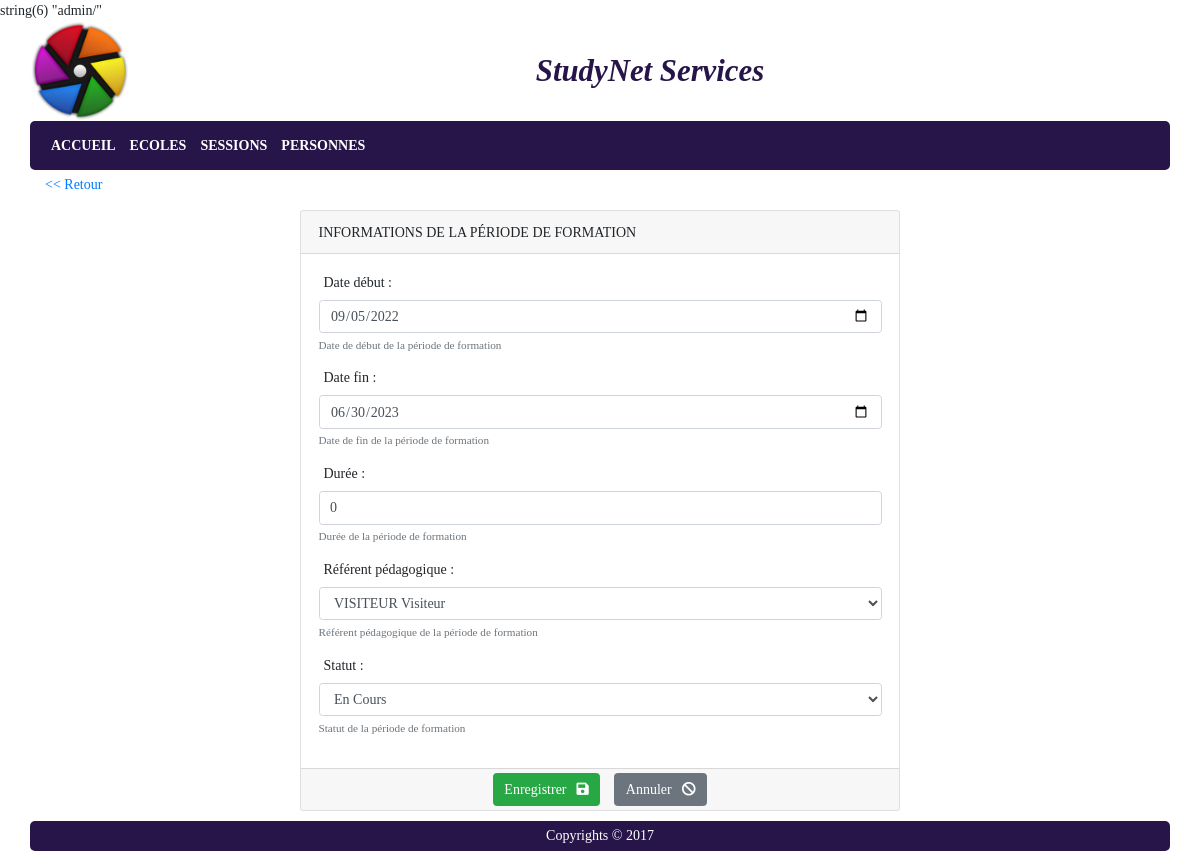
The app's page /index.php?p=periodesformation&a=editpf&idpf=46 (signed in) with its own data.
### tables this page shows
CREATE TABLE `periodeformation` (
  `pf_id` int NOT NULL AUTO_INCREMENT,
  `pf_datedebut` date NOT NULL,
  `pf_datefin` date NOT NULL,
  `pf_duree` int NOT NULL,
  `promo_id` int NOT NULL,
  `resp_id` int DEFAULT NULL,
  `statpf_id` int NOT NULL DEFAULT '1',
  PRIMARY KEY (`pf_id`),
  KEY `FK_periodeformation_promo_id` (`promo_id`),
  KEY `FK_PERFOR_RESP` (`resp_id`),
  KEY `FK_PF_STATPF` (`statpf_id`),
  CONSTRAINT `FK_PERFOR_RESP` FOREIGN KEY (`resp_id`) REFERENCES `responsablePedago` (`resp_id`),
  CONSTRAINT `FK_periodeformation_promo_id` FOREIGN KEY (`promo_id`) REFERENCES `promotion` (`promo_id`),
  CONSTRAINT `FK_PF_STATPF` FOREIGN KEY (`statpf_id`) REFERENCES `statutpf` (`statpf_id`)
);

### index.php (called while the page is built, shortened)
<?php
	include_once ROOT.'/core/controllers/controller_main.php';

### core/models/DAO.php (called while the page is built, shortened)
<?php
	class DAO{
		private static $dsnserveur = 'mysql:host=%MYSQL_HOST%;port=%MYSQL_PORT%;charset=utf8;dbname=%MYSQL_BDD%';
		private static $user = '';
		private static $pass = '';
		private static $_instance;
		public static function getInstance(){
			self::$dsnserveur = str_replace('%MYSQL_HOST%', getenv('MYSQL_HOST'), self::$dsnserveur);
			self::$dsnserveur = str_replace('%MYSQL_PORT%', getenv('MYSQL_PORT'), self::$dsnserveur);
			self::$dsnserveur = str_replace('%MYSQL_BDD%', getenv('MYSQL_BDD'), self::$dsnserveur);
			self::$user = getenv('MYSQL_USER');
			self::$pass = getenv('MYSQL_PASS');
			if (self::$_instance == null) {
				try{
					self::$_instance = new PDO(self::$dsnserveur, self::$user, self::$pass);
				}catch (PDOException $ex){
					exit($ex->getMessage());
				}
			}
			return self::$_instance;
		}
	}
?>

### core/models/model_promotion.php (called while the page is built, shortened)
<?php
include_once ROOTMODELS.'DAO.php';
class Promotion {
	private $id, $libelle, $idEcole;
	public function __construct($id = 0, $libelle = '', $idEcole = 0){
		$this->id = $id;
	}
	public function getId(){
		return $this->id;
	}
	public static function getById($id){
		$SQLStmt = DAO::getInstance()->prepare("SELECT * FROM promotion WHERE promo_id = :idpromo");
		$SQLStmt->bindValue(':idpromo', $id);
		$SQLStmt->execute();
		$SQLRow = $SQLStmt->fetchObject();
		$newPromo = new Promotion($SQLRow->promo_id, $SQLRow->promo_libelle, $SQLRow->eco_id);
		$newPromo->setPf(Periodeformation::getListeFromPromo($newPromo));
		return $newPromo;
	}
	public static function getByIdPf($id){
		$SQLQuery = 'SELECT promo_id FROM periodeformation ';
		$SQLQuery .= 'WHERE pf_id = :idpf';
		$SQLStmt = DAO::getInstance()->prepare($SQLQuery);
		$SQLStmt->bindValue(':idpf', $id);
		$SQLStmt->execute();
		$SQLRow = $SQLStmt->fetchObject();
		$newPromo = Promotion::getById($SQLRow->promo_id);
		return $newPromo;
	}
}

### core/models/model_periodeformation.php (called while the page is built, shortened)
<?php
include_once ROOTMODELS.'DAO.php';
include_once ROOTMODELS.'model_etudiant.php';
include_once ROOTMODELS.'model_responsablepedago.php';
include_once ROOTMODELS.'model_statutperiodeformation.php';
class Periodeformation {
	public function __construct($id = 0, $datedebut = '', $datefin = '', $idPromo = 0, $idstatut = 1, $duree = 0){
		$this->statut = StatutPeriodeFormation::getById($idstatut);
	}
	public static function getListeFromPromo(Promotion $promo = null){
		$SQLQuery = 'SELECT pf_id ';
		$SQLQuery .= 'FROM periodeformation ';
		$SQLQuery .= 'WHERE promo_id = :idpromo ';
		$SQLQuery .= 'ORDER BY pf_datedebut DESC, pf_datefin DESC';
		$SQLStmt = DAO::getInstance()->prepare($SQLQuery);
		$SQLStmt->bindValue(':idpromo', $promo->getId());
		$SQLStmt->execute();
		$retVal = array();
		while ($SQLRow = $SQLStmt->fetchObject()){
			$newPf = Periodeformation::getById($SQLRow->pf_id);
			$retVal[] = $newPf;
		}
		return $retVal;
	}
	public static function getById($id){
		$SQLStmt = DAO::getInstance()->prepare("SELECT * FROM periodeformation WHERE pf_id = :idpf");
		$SQLStmt->bindValue(':idpf', $id);
		$SQLStmt->execute();
		$SQLRow = $SQLStmt->fetchObject();
		$newPf = new Periodeformation($SQLRow->pf_id, $SQLRow->pf_datedebut, $SQLRow->pf_datefin, $SQLRow->promo_id, $SQLRow->statpf_id);
		$newPf->fillStudents(Etudiant::getListeFromPf($SQLRow->pf_id));
		$newPf->setUnitesenseignement(UniteEnseignement::getListeFromPf($SQLRow->pf_id));
		$newPf->setModules(Module::getListeFromPf($SQLRow->pf_id));
		$newPf->setResponsable(ResponsablePedago::getById($SQLRow->resp_id));
		return $newPf;
	}
}

### core/models/model_statutperiodeformation.php (called while the page is built, shortened)
<?php
include_once ROOTMODELS.'DAO.php';
class StatutPeriodeFormation{
	private $statpf_id, $statpf_libelle;
	public function __construct($id = 0, $libelle = ''){
		$this->statpf_id = $id;
		$this->statpf_libelle = $libelle;
	}
	public function getId(){
		return $this->statpf_id;
	}
	public static function getById($id){
		$SQLStmt = DAO::getInstance()->prepare("SELECT * FROM statutpf WHERE statpf_id = :idstatut");
		$SQLStmt->bindValue(':idstatut', $id);
		$SQLStmt->execute();
		$SQLRow = $SQLStmt->fetchObject();
		$newStatut = new StatutPeriodeFormation($SQLRow->statpf_id, $SQLRow->statpf_libelle);
		return $newStatut;
	}
	public static function getListe(){
		$SQLStmt = DAO::getInstance()->prepare("SELECT * FROM statutpf ORDER BY statpf_libelle");
		$SQLStmt->execute();
		$retVal = array();
		while ($SQLRow = $SQLStmt->fetchObject()){
			$newStatut = new StatutPeriodeFormation($SQLRow->statpf_id, $SQLRow->statpf_libelle);
			$retVal[] = $newStatut;
		}
		return $retVal;
	}
	public function __toString(){
		return $this->statpf_libelle;
	}
}
?>

### core/models/model_etudiant.php (called while the page is built, shortened)
<?php
	include_once ROOTMODELS.'DAO.php';
	include_once ROOTMODELS.'model_promotion.php';
	include_once ROOTMODELS.'model_personne.php';
	class Etudiant extends Personne {
		public static function getListeFromPf($idPf = 0){
			$SQLQuery = 'SELECT * FROM etudiant INNER JOIN personne ON etudiant.pers_id = personne.pers_id ';
			$SQLQuery .= 'INNER JOIN integrer ON etudiant.etu_id = integrer.etu_id ';
 			$SQLQuery .= 'WHERE pf_id = :idpf ORDER BY pers_nom, pers_prenom';
			$SQLStmt = DAO::getInstance()->prepare($SQLQuery);
			$SQLStmt->bindValue(':idpf', $idPf);
			$SQLStmt->execute();
			$retVal = array();
			while ($SQLRow = $SQLStmt->fetchObject()){
				$newEtud = new Etudiant($SQLRow->etu_id, $SQLRow->pers_nom, $SQLRow->pers_prenom, $SQLRow->pers_email, $SQLRow->etu_photo, $SQLRow->pers_id);
				$retVal[] = $newEtud;
			}
			return $retVal;
		}
	}
?>

### core/models/model_personne.php (called while the page is built, shortened)
<?php
class Personne{
	protected $id, $nom, $prenom, $email;
	public function __construct($id = 0, $nom = '', $prenom = '', $email = ''){
		$this->id = $id;
		$this->nom = $nom;
		$this->prenom = $prenom;
	}
	public function getId(){
		return $this->id;
	}
	public function getNomComplet(){
		return $this->nom.' '.$this->prenom;
	}
	public function __toString(){
	    if ($this->estVisiteur()){
	        return $this->getNom();
        }else{
            return $this->getNomComplet();
        }
	}
    public function estVisiteur(){
        return $this->id == 0;
    }
    public static function getType($idPers){
		$SQLStmt = DAO::getInstance()->prepare("SELECT count(etu_id) FROM etudiant WHERE pers_id = :idpers");
		$SQLStmt->bindValue(':idpers', $idPers);
		$SQLStmt->execute();
        $estetudiant = $SQLStmt->fetchColumn(0);
		$SQLStmt = DAO::getInstance()->prepare("SELECT count(int_id) FROM intervenant WHERE pers_id = :idpers");
		$SQLStmt->bindValue(':idpers', $idPers);
		$SQLStmt->execute();
        $estintervenant = $SQLStmt->fetchColumn(0);
		$SQLStmt = DAO::getInstance()->prepare("SELECT count(resp_id) FROM responsablePedago WHERE pers_id = :idpers");
		$SQLStmt->bindValue(':idpers', $idPers);
		$SQLStmt->execute();
        $estresponsablepedago = $SQLStmt->fetchColumn(0);
        if ($estetudiant){
            $retVal = Etudiant::class;
        }elseif ($estresponsablepedago){
            $retVal = ResponsablePedago::class;
        }elseif ($estintervenant){
            $retVal = Intervenant::class;
        }else{
        	return get_class();
		}
        return $retVal;
    }
    public static function getListe($critere = '*'){
		$SQLQuery = 'SELECT * FROM personne ';
		if (is_array($critere)){
			$SQLQuery = '';
			foreach ($critere as $item => $value){
				if ($value == 'I' OR $value == Intervenant::class){
					$SQLQuery .= 'SELECT personne.* FROM personne INNER JOIN intervenant ON personne.pers_id = intervenant.pers_id ';
				}elseif ($value == 'R' OR $value == ResponsablePedago::class){
					$SQLQuery .= 'SELECT personne.* FROM personne INNER JOIN responsablePedago ON personne.pers_id = responsablePedago.pers_id ';
				}elseif ($value == 'E' OR $value == Etudiant::class){
					$SQLQuery .= 'SELECT personne.* FROM personne INNER JOIN etudiant ON personne.pers_id = etudiant.pers_id ';
				}
				if ($item != array_key_last($critere)){
					$SQLQuery .= 'UNION ';
				}
			}
		}
	    $SQLQuery .= 'ORDER BY pers_nom, pers_prenom';
        $SQLStmt = DAO::getInstance()->prepare($SQLQuery);
        $SQLStmt->execute();
        $retVal = array();
			while ($SQLRow = $SQLStmt->fetchObject()){
				$userType = Personne::getType($SQLRow->pers_id);
				if ($userType == Intervenant::class){
					$idInt = Intervenant::getIdByIdPers($SQLRow->pers_id);
					$newPers = new Intervenant($idInt, $SQLRow->pers_nom, $SQLRow->pers_prenom, $SQLRow->pers_email, $SQLRow->pers_id);
				}elseif ($userType == ResponsablePedago::class){
					$idResp = ResponsablePedago::getIdByIdPers($SQLRow->pers_id);
					$newPers = new ResponsablePedago($idResp, $SQLRow->pers_nom, $SQLRow->pers_prenom, $SQLRow->pers_email, $SQLRow->pers_id);
				}elseif ($userType == Etudiant::class){
					$idEtud = Etudiant::getIdByIdPers($SQLRow->pers_id);
					$newPers = new Etudiant($idEtud, $SQLRow->pers_nom, $SQLRow->pers_prenom, $SQLRow->pers_email, Etudiant::getPhotoById($idEtud), $SQLRow->pers_id);
				}else{
					$newPers = new Personne($SQLRow->pers_id, $SQLRow->pers_nom, $SQLRow->pers_prenom, $SQLRow->pers_email);
				}
				$newPers->fillAuth(User::getById($SQLRow->us_id));
				$retVal[] = $newPers;
			}
        return $retVal;
    }
	public static function getById($id){
		$SQLStmt = DAO::getInstance()->prepare('SELECT * FROM personne WHERE pers_id = :idpers');
		$SQLStmt->bindValue(':idpers', $id);
		$SQLStmt->execute();
		$SQLRow = $SQLStmt->fetchObject();
			$newPers = new Personne($SQLRow->pers_id, $SQLRow->pers_nom, $SQLRow->pers_prenom, $SQLRow->pers_email);
		$newPers->fillAuth(User::getById($SQLRow->us_id));
		return $newPers;
	}
}
?>

### core/models/model_intervenant.php (called while the page is built, shortened)
<?php
	include_once ROOTMODELS.'DAO.php';
	include_once ROOTMODELS . 'model_personne.php';
	class Intervenant extends Personne {
        public static function getIdByIdPers($idPers){
            $SQLQuery = 'SELECT int_id FROM intervenant WHERE pers_id = :idpers';
            $stmt = DAO::getInstance()->prepare($SQLQuery);
            $stmt->bindValue(':idpers', $idPers);
            $stmt->execute();
            $retVal = $stmt->fetchColumn(0);
            return $retVal;
        }
	}
?>

### core/models/model_user.php (called while the page is built, shortened)
<?php
	include_once ROOTMODELS.'DAO.php';
	include_once ROOTMODELS.'model_personne.php';
	include_once ROOTMODELS.'model_etudiant.php';
	include_once ROOTMODELS.'model_intervenant.php';
	include_once ROOTMODELS.'model_responsablepedago.php';
	class User {
		private $id, $login, $password, $isAdmin;
		private $authentified, $exists;
		public function __construct($id = 0, $login = '', $password = ''){
			$this->isAdmin = false;
			$this->exists = false;
		}
		public function isAdmin($admin = null){
		    if (!is_null($admin)){
                $this->isAdmin = $admin;
            }
			return $this->isAdmin;
		}
        public function exists($exists = null){
		    if (!is_null($exists)){
		        $this->exists = $exists;
            }
			return $this->exists;
        }
		public static function getById($id){
		    $SQLQuery = 'SELECT * FROM userAuth WHERE us_id = :idUser';
		    $stmt = DAO::getInstance()->prepare($SQLQuery);
		    $stmt->bindValue(':idUser', $id);
		    $stmt->execute();
		    if ($stmt->rowCount() > 0){
                $SQLRow = $stmt->fetchObject();
                $newUser = new User($SQLRow->us_id, $SQLRow->us_login, $SQLRow->us_password);
                $newUser->isAdmin($SQLRow->us_isadmin);
                $newUser->exists(true);
            }else{
		        $newUser = new User();
		    }
		    return $newUser;
        }
    }

### core/models/model_responsablepedago.php (called while the page is built, shortened)
<?php
	include_once ROOTMODELS.'DAO.php';
	include_once ROOTMODELS.'model_personne.php';
	class ResponsablePedago extends Personne {
		public function getPersId(){
			return parent::getId();
		}
        public static function getIdByIdPers($idPers){
            $SQLQuery = 'SELECT resp_id FROM responsablePedago WHERE pers_id = :idpers';
            $SQLStmt = DAO::getInstance()->prepare($SQLQuery);
            $SQLStmt->bindValue(':idpers', $idPers);
            $SQLStmt->execute();
            $retVal = $SQLStmt->fetchColumn(0);
            return $retVal;
        }
	}

### core/views/admin/view_fichepf.php (the view, shortened to what this page needs)
<nav class="navinterne">
	<a href="index.php?p=periodesformation&a=listepf&idpromo=<?php print($promo->getId()); ?>" title="Retour à la liste des périodes de formation"><< Retour</a>
</nav>
<section id="content_body" class="container">
	<form action="" method="post" id="frmSaisie">
		<div class="card text-justify">
			<div class="card-header text-uppercase">Informations de la période de formation</div>
			<div class="card-body">
				<div class="form-group">
					<label for="ttDateDebut">Date début :</label>
					<input type="date" class="form-control" aria-describedby="helpDateDebut" name="ttDateDebut" id="ttDateDebut" value="<?php print(date_fr_to_mysql($pf->getDateDebut())); ?>"/>
					<small id="helpDateDebut" class="form-text text-muted">Date de début de la période de formation</small>
				</div>
				<div class="form-group">
					<label for="ttDateFin">Date fin :</label>
					<input type="date" class="form-control" aria-describedby="helpDateFin" name="ttDateFin" id="ttDateFin" value="<?php print(date_fr_to_mysql($pf->getDateFin())); ?>"/>
					<small id="helpDateFin" class="form-text text-muted">Date de fin de la période de formation</small>
				</div>
				<div class="form-group">
					<label for="ttDuree">Durée :</label>
					<input type="number" min="0" step="1" pattern="\d+" class="form-control" aria-describedby="helpDuree" name="ttDuree" id="ttDuree" value="<?php print($pf->getDuree()); ?>"/>
					<small id="helpDuree" class="form-text text-muted">Durée de la période de formation</small>
				</div>
				<div class="form-group">
					<label for="cbResponsable">Référent pédagogique :</label>
					<select class="form-control" aria-describedby="helpResponsable" name="cbResponsable" id="cbResponsable">
						<?php
							$script = '<option value="0"> --- </option>';
							if (isset($listePersonnes)){
								foreach ($listePersonnes as $personne){
									$selected = '';
									if (!is_null($pf->getResponsable())){
										if ($personne->equals(Personne::getById($pf->getResponsable()->getPersId()))){
											$selected = ' selected';
										}
									}
									$script .= '<option value="'.$personne->getPersId().'"'.$selected.'>'.$personne.'</option>';
								}
							}
							print($script);
						?>
					</select>
					<small id="helpResponsable" class="form-text text-muted">Référent pédagogique de la période de formation</small>
				</div>
				<div class="form-group">
					<label for="cbStatut">Statut :</label>
					<select class="form-control" aria-describedby="helpStatut" name="cbStatut" id="cbStatut">
						<?php
							$script = '';
							if (isset($listeStatutPf)){
								foreach ($listeStatutPf as $statutPf){
									$selected = '';
									if ($statutPf->equals($pf->getStatut())){
										$selected = ' selected';
									}
									$script .= '<option value="'.$statutPf->getId().'"'.$selected.'>'.$statutPf.'</option>';
								}
							}
							print($script);
						?>
					</select>
					<small id="helpStatut" class="form-text text-muted">Statut de la période de formation</small>
				</div>
			</div>
			<div class="card-footer formbtn">
				<button type="submit" class="btn btn-success mr-3">Enregistrer<span class="fa fa-save"></span></button>
				<button type="reset" class="btn btn-secondary">Annuler<span class="fa fa-ban"></span></button>
			</div>
		</div>
	</form>
</section>

### records on screen
periodeformation: ttDateDebut "09/05/2022", ttDateFin "06/30/2023", ttDuree "0"

### other values on screen
$pageTitle "StudyNet Services"
$this->libelle "ACCUEIL"
$this->libelle "ECOLES"
$this->libelle "SESSIONS"
$this->libelle "PERSONNES"
form field cbResponsable "VISITEUR Visiteur"
form field cbStatut "En Cours"
